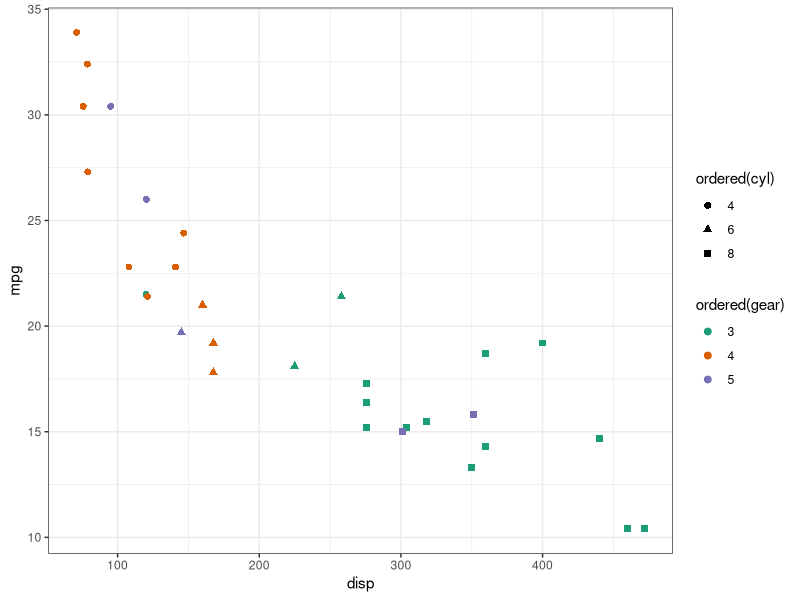
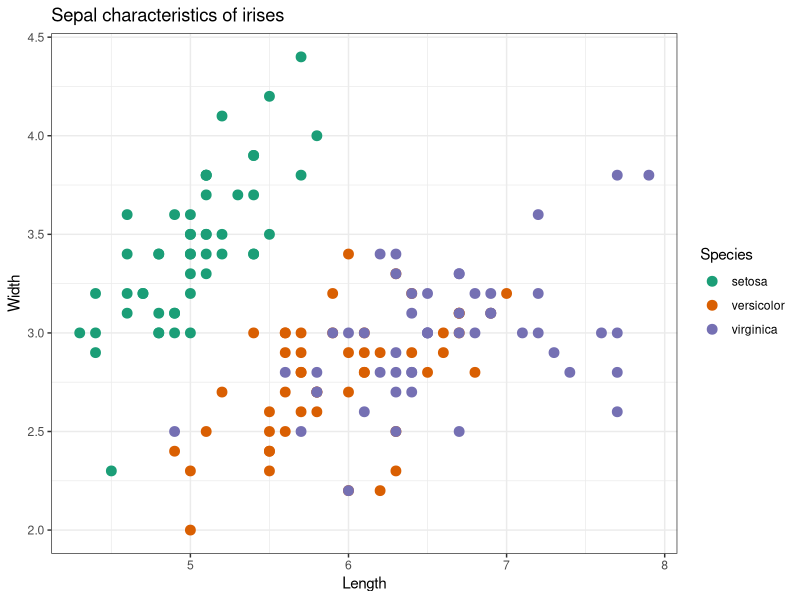

Generate these figures, in order, with R:
 library(tidyverse)

 ggplot(mtcars, aes(x = disp, y = mpg, color = ordered(gear),
                    shape = ordered(cyl))) +
   geom_point(size = 2) +
   scale_color_brewer(palette = "Dark2") +
   theme_bw()

 ggplot(iris, aes(x = Sepal.Length, y = Sepal.Width, color = Species)) +
    geom_point(size = 3) +
    scale_color_brewer(palette = "Dark2") +
    labs(x = "Length", y = "Width", title = "Sepal characteristics of irises") +
    theme_bw()
